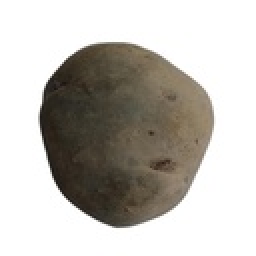
#> input picture Entrenamiento_papas/dataset/dataset128x128/V1/3.jpg, 128 x 128 px (shown 2 times larger)
$ python -i predecir_rf_color.py   (imports and definitions only)   (older library calls are emulated)
#> lines starting #> are read from the running program, lines starting #| are printed output that depends on the picture; after the words box and inside, x2 and y2 are one past the last pixel; in counts of white or black regions, pixels touching at a corner belong together
#!/usr/bin/env python
# -*- coding: utf-8 -*-
"""
Script de Prueba: Predicción de Color de Papa usando Random Forest
------------------------------------------------------------------
Objetivo:
    Cargar el modelo Random Forest entrenado y clasificar el color de una
    papa ingresando la ruta de la imagen.

Uso:
    python predecir_rf_color.py [ruta_de_la_imagen]
    O simplemente ejecutar y seguir las instrucciones en pantalla.
"""

import sys
import pickle
import warnings
from pathlib import Path

import cv2
import numpy as np

# Ignorar advertencias
# [1 line not run here, left out]

# Configuración de Rutas Relativas
SCRIPT_DIR = Path(__file__).resolve().parent
MODEL_PATH = SCRIPT_DIR / "modelo_rf_colores.pkl"
SCALER_PATH = SCRIPT_DIR / "scaler_colores.pkl"
LABEL_ENCODER_PATH = SCRIPT_DIR / "label_encoder_colores.pkl"


def extraer_caracteristicas_imagen(img_path: Path) -> np.ndarray:
    """
    Extrae las mismas 21 características visuales tabulares del script de entrenamiento:
      - RGB promedio (3)
      - RGB desviación estándar (3)
      - HSV promedio (3)
      - Varianza de la intensidad de gris (1)
      - Magnitud promedio de bordes de Sobel (1)
      - Histograma de intensidad en escala de grises (10 bins)
    """
#> called with img_path = '../../dataset/dataset128x128/V1/3.jpg'
    img_bgr = cv2.imread(str(img_path))
#> img_bgr is the input picture: shape (128, 128, 3); mean B, G, R 183.5, 189.2, 192.6
    if img_bgr is None:
        raise FileNotFoundError(f"No se pudo cargar la imagen en: {img_path}")

    img_rgb = cv2.cvtColor(img_bgr, cv2.COLOR_BGR2RGB)

    # Máscara para ignorar fondo blanco (RGB > 240)
    mask = ~((img_rgb[:, :, 0] > 240) &
             (img_rgb[:, :, 1] > 240) &
             (img_rgb[:, :, 2] > 240))
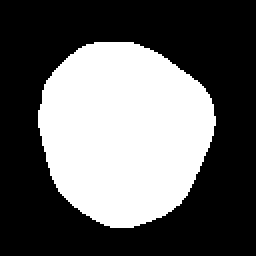
#> mask: shape (128, 128) bool (shown 2 times larger); 38.4% white; 1 white region, box (x1, y1, x2, y2) and area: (19, 21, 108, 114) 6297

    if not np.any(mask):
        mask = np.ones(img_rgb.shape[:2], dtype=bool)

    pixels_rgb = img_rgb[mask]
    if len(pixels_rgb) == 0:
        raise ValueError("La imagen está vacía o solo contiene fondo blanco.")

    # 1. Promedio RGB
    rgb_mean = pixels_rgb.mean(axis=0)
#> rgb_mean = [92.93, 83.98, 69.5]

    # 2. Desviación Estándar RGB
    rgb_std = pixels_rgb.std(axis=0)
#> rgb_std = [39.26, 37.36, 35.48]

    # 3. Promedio HSV
    img_hsv = cv2.cvtColor(img_rgb, cv2.COLOR_RGB2HSV)
#> img_hsv: shape (128, 128, 3); mean H, S, V 11.8, 26.6, 192.7
    pixels_hsv = img_hsv[mask]
    hsv_mean = pixels_hsv.mean(axis=0)
#> hsv_mean = [18.82, 68.88, 92.93]

    # 4. Escala de grises para histograma y textura
    img_gray = cv2.cvtColor(img_rgb, cv2.COLOR_RGB2GRAY)
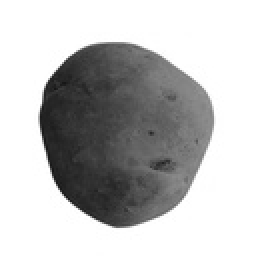
#> img_gray: shape (128, 128) (shown 2 times larger); min 19, max 255, mean 189.6
    pixels_gray = img_gray[mask]
#> pixels_gray = 6297 values, max 247 at index 4806, min 19 at index 4733, mean 84.99

    # Histograma de intensidad normalizado (10 bins)
    hist, _ = np.histogram(pixels_gray, bins=10, range=(0, 256))
#> hist = [16, 1423, 1470, 1437, 1151, 615, 50, 43, 45, 47]
    hist = hist.astype(float)
    hist_sum = hist.sum()
#> hist_sum = 6297
    if hist_sum > 0:
        hist /= hist_sum
#> hist = [0.00254, 0.226, 0.233, 0.228, 0.183, 0.0977, 0.00794, 0.00683, 0.00715, 0.00746]

    # Varianza de intensidad
    intensity_variance = pixels_gray.var()
#> intensity_variance = 1416.4

    # Promedio de bordes (Magnitud de Sobel)
    sobel_x = cv2.Sobel(img_gray, cv2.CV_64F, 1, 0, ksize=3)
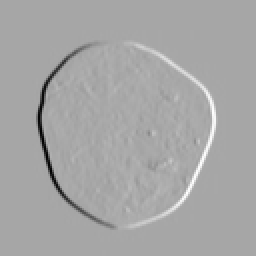
#> sobel_x: shape (128, 128) float64 (shown 2 times larger); min -922, max 487, mean 0; drawn with min black and max white
    sobel_y = cv2.Sobel(img_gray, cv2.CV_64F, 0, 1, ksize=3)
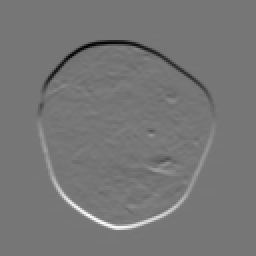
#> sobel_y: shape (128, 128) float64 (shown 2 times larger); min -706, max 808, mean 0; drawn with min black and max white
    sobel_magnitude = np.sqrt(sobel_x**2 + sobel_y**2)
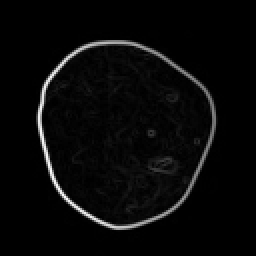
#> sobel_magnitude: shape (128, 128) float64 (shown 2 times larger); min 0, max 956.6, mean 33.2; drawn with min black and max white
    edge_mean = sobel_magnitude[mask].mean()
#> edge_mean = 70.77

    # Vector de 21 dimensiones
    vector_features = np.hstack([
        rgb_mean,           # 3
        rgb_std,            # 3
        hsv_mean,           # 3
        intensity_variance, # 1
        edge_mean,          # 1
        hist                # 10
    ])
#> vector_features = 21 values, max 1416.4 at index 9, min 0.00254 at index 11, mean 96.54

    return vector_features


# [61 lines left out: function main, not called in this run]


# [2 lines not run here, left out]

>>> result = extraer_caracteristicas_imagen('../../dataset/dataset128x128/V1/3.jpg')
#> result has the same summary as vector_features in extraer_caracteristicas_imagen

$ run again, on Entrenamiento_papas/dataset/dataset128x128/V1/50.jpg
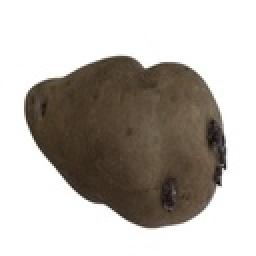
#> input picture Entrenamiento_papas/dataset/dataset128x128/V1/50.jpg, 128 x 128 px (shown 2 times larger)
#> in extraer_caracteristicas_imagen, img_bgr is the input picture: shape (128, 128, 3); mean B, G, R 175.2, 181.1, 186.6
#> in extraer_caracteristicas_imagen, `mask = ~((img_rgb[:, :, 0] > 240) & (img_rgb[:, :, 1] > 240) & (img_rg..`:
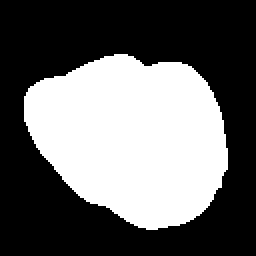
#> mask: shape (128, 128) bool (shown 2 times larger); 40.2% white; 1 white region, box (x1, y1, x2, y2) and area: (12, 27, 114, 115) 6584
#> rgb_mean = [85.04, 71.46, 56.92]
#> rgb_std = [28.4, 29.16, 30.05]
#> img_hsv: shape (128, 128, 3); mean H, S, V 12.1, 36.3, 186.6
#> hsv_mean = [16.85, 89.9, 85.04]
#> pixels_gray = 6584 values, max 248 at index 182, min 14 at index 5429, mean 73.85
#> in extraer_caracteristicas_imagen, `hist, _ = np.histogram(pixels_gray, bins=10, range=(0, 256))`: hist = [15, 903, 3258, 1998, 180, 53, 35, 31, 70, 41]
#> hist_sum = 6584
#> in extraer_caracteristicas_imagen, `hist /= hist_sum`: hist = [0.00228, 0.137, 0.495, 0.303, 0.0273, 0.00805, 0.00532, 0.00471, 0.0106, 0.00623]
#> intensity_variance = 836.9
#> in extraer_caracteristicas_imagen, `sobel_magnitude = np.sqrt(sobel_x**2 + sobel_y**2)`:
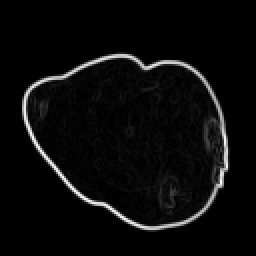
#> sobel_magnitude: shape (128, 128) float64 (shown 2 times larger); min 0, max 879.9, mean 37.4; drawn with min black and max white
#> edge_mean = 76.85
#> vector_features = 21 values, max 836.9 at index 9, min 0.00228 at index 11, mean 67.03
#> result has the same summary as vector_features in extraer_caracteristicas_imagen
